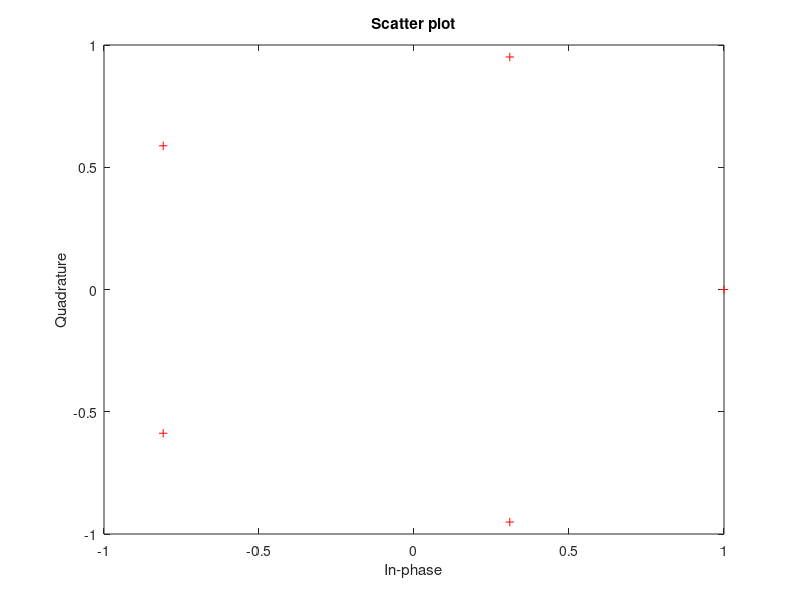

This figure's MATLAB source: (Note: this script raises an error after producing the figure.)
clc;
clear all;
M=input("Enter number of symbols: ");
x=0:M-1;

N=1;
OFF=0;
z=pskmod(x,M);
figure(1)
scatterplot(z,N,OFF,"r+");

N=1;
OFF=0;
y=qammod(x,M);
figure(2)
scatterplot(y,N,OFF,"bo");